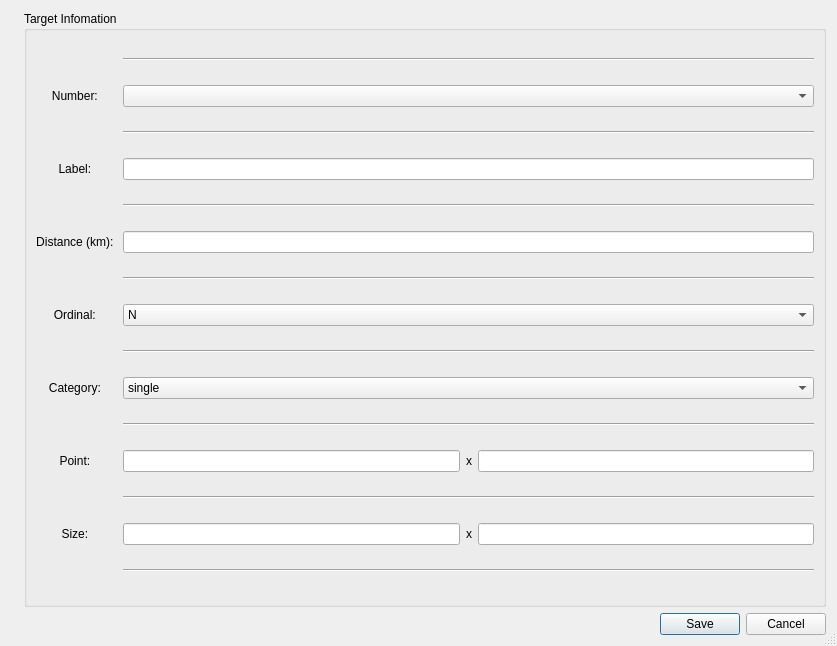
<?xml version="1.0" encoding="UTF-8"?>
<ui version="4.0">
 <class>Dialog</class>
 <widget class="QDialog" name="Dialog">
  <property name="windowModality">
   <enum>Qt::NonModal</enum>
  </property>
  <property name="enabled">
   <bool>true</bool>
  </property>
  <property name="geometry">
   <rect>
    <x>0</x>
    <y>0</y>
    <width>837</width>
    <height>646</height>
   </rect>
  </property>
  <property name="windowTitle">
   <string>Edit Target</string>
  </property>
  <property name="autoFillBackground">
   <bool>false</bool>
  </property>
  <property name="sizeGripEnabled">
   <bool>true</bool>
  </property>
  <property name="modal">
   <bool>false</bool>
  </property>
  <layout class="QVBoxLayout" name="verticalLayout">
   <item>
    <layout class="QVBoxLayout" name="verticalLayout_2">
     <item>
      <layout class="QHBoxLayout" name="horizontalLayout">
       <item>
        <widget class="QLabel" name="image_label">
         <property name="text">
          <string/>
         </property>
         <property name="scaledContents">
          <bool>true</bool>
         </property>
        </widget>
       </item>
       <item>
        <widget class="QGroupBox" name="groupBox">
         <property name="minimumSize">
          <size>
           <width>300</width>
           <height>0</height>
          </size>
         </property>
         <property name="title">
          <string>Target Infomation</string>
         </property>
         <layout class="QGridLayout" name="gridLayout">
          <item row="10" column="0">
           <widget class="QLabel" name="categoryLabel">
            <property name="text">
             <string>Category: </string>
            </property>
            <property name="alignment">
             <set>Qt::AlignCenter</set>
            </property>
           </widget>
          </item>
          <item row="8" column="0">
           <widget class="QLabel" name="ordinalLabel">
            <property name="text">
             <string>Ordinal: </string>
            </property>
            <property name="alignment">
             <set>Qt::AlignCenter</set>
            </property>
           </widget>
          </item>
          <item row="8" column="2">
           <widget class="QComboBox" name="ordinalCombo">
            <property name="placeholderText">
             <string/>
            </property>
            <item>
             <property name="text">
              <string>N</string>
             </property>
            </item>
            <item>
             <property name="text">
              <string>NE</string>
             </property>
            </item>
            <item>
             <property name="text">
              <string>E</string>
             </property>
            </item>
            <item>
             <property name="text">
              <string>SE</string>
             </property>
            </item>
            <item>
             <property name="text">
              <string>S</string>
             </property>
            </item>
            <item>
             <property name="text">
              <string>SW</string>
             </property>
            </item>
            <item>
             <property name="text">
              <string>W</string>
             </property>
            </item>
            <item>
             <property name="text">
              <string>NW</string>
             </property>
            </item>
           </widget>
          </item>
          <item row="6" column="2">
           <widget class="QLineEdit" name="distanceEdit">
            <property name="inputMask">
             <string/>
            </property>
           </widget>
          </item>
          <item row="2" column="2">
           <widget class="QComboBox" name="numberCombo"/>
          </item>
          <item row="12" column="0">
           <widget class="QLabel" name="pointLabel">
            <property name="text">
             <string>Point: </string>
            </property>
            <property name="alignment">
             <set>Qt::AlignCenter</set>
            </property>
           </widget>
          </item>
          <item row="15" column="2">
           <widget class="Line" name="line_5">
            <property name="orientation">
             <enum>Qt::Horizontal</enum>
            </property>
           </widget>
          </item>
          <item row="14" column="2">
           <layout class="QHBoxLayout" name="horizontalLayout_4">
            <item>
             <widget class="QLineEdit" name="size_x_Edit"/>
            </item>
            <item>
             <widget class="QLabel" name="label_2">
              <property name="text">
               <string>x</string>
              </property>
             </widget>
            </item>
            <item>
             <widget class="QLineEdit" name="size_y_Edit"/>
            </item>
           </layout>
          </item>
          <item row="10" column="2">
           <widget class="QComboBox" name="categoryCombo">
            <item>
             <property name="text">
              <string>single</string>
             </property>
            </item>
            <item>
             <property name="text">
              <string>compound</string>
             </property>
            </item>
           </widget>
          </item>
          <item row="1" column="2">
           <widget class="Line" name="line_8">
            <property name="orientation">
             <enum>Qt::Horizontal</enum>
            </property>
           </widget>
          </item>
          <item row="11" column="2">
           <widget class="Line" name="line_4">
            <property name="orientation">
             <enum>Qt::Horizontal</enum>
            </property>
           </widget>
          </item>
          <item row="4" column="2">
           <widget class="QLineEdit" name="labelEdit"/>
          </item>
          <item row="4" column="0">
           <widget class="QLabel" name="labelLabel">
            <property name="text">
             <string>Label: </string>
            </property>
            <property name="alignment">
             <set>Qt::AlignCenter</set>
            </property>
           </widget>
          </item>
          <item row="9" column="2">
           <widget class="Line" name="line_6">
            <property name="orientation">
             <enum>Qt::Horizontal</enum>
            </property>
           </widget>
          </item>
          <item row="3" column="2">
           <widget class="Line" name="line">
            <property name="orientation">
             <enum>Qt::Horizontal</enum>
            </property>
           </widget>
          </item>
          <item row="13" column="2">
           <widget class="Line" name="line_7">
            <property name="orientation">
             <enum>Qt::Horizontal</enum>
            </property>
           </widget>
          </item>
          <item row="6" column="0">
           <widget class="QLabel" name="distanceLabel">
            <property name="text">
             <string>Distance (km): </string>
            </property>
            <property name="alignment">
             <set>Qt::AlignCenter</set>
            </property>
           </widget>
          </item>
          <item row="12" column="2">
           <layout class="QHBoxLayout" name="horizontalLayout_2">
            <item>
             <widget class="QLineEdit" name="point_x_Edit"/>
            </item>
            <item>
             <widget class="QLabel" name="label">
              <property name="text">
               <string>x</string>
              </property>
             </widget>
            </item>
            <item>
             <widget class="QLineEdit" name="point_y_Edit"/>
            </item>
           </layout>
          </item>
          <item row="5" column="2">
           <widget class="Line" name="line_2">
            <property name="orientation">
             <enum>Qt::Horizontal</enum>
            </property>
           </widget>
          </item>
          <item row="2" column="0">
           <widget class="QLabel" name="numberLabel">
            <property name="text">
             <string>Number: </string>
            </property>
            <property name="alignment">
             <set>Qt::AlignCenter</set>
            </property>
           </widget>
          </item>
          <item row="7" column="2">
           <widget class="Line" name="line_3">
            <property name="orientation">
             <enum>Qt::Horizontal</enum>
            </property>
           </widget>
          </item>
          <item row="14" column="0">
           <widget class="QLabel" name="sizeLabel">
            <property name="text">
             <string>Size: </string>
            </property>
            <property name="alignment">
             <set>Qt::AlignCenter</set>
            </property>
           </widget>
          </item>
         </layout>
        </widget>
       </item>
      </layout>
     </item>
    </layout>
   </item>
   <item>
    <widget class="QDialogButtonBox" name="buttonBox">
     <property name="standardButtons">
      <set>QDialogButtonBox::Cancel|QDialogButtonBox::Save</set>
     </property>
    </widget>
   </item>
  </layout>
 </widget>
 <resources/>
 <connections/>
</ui>
